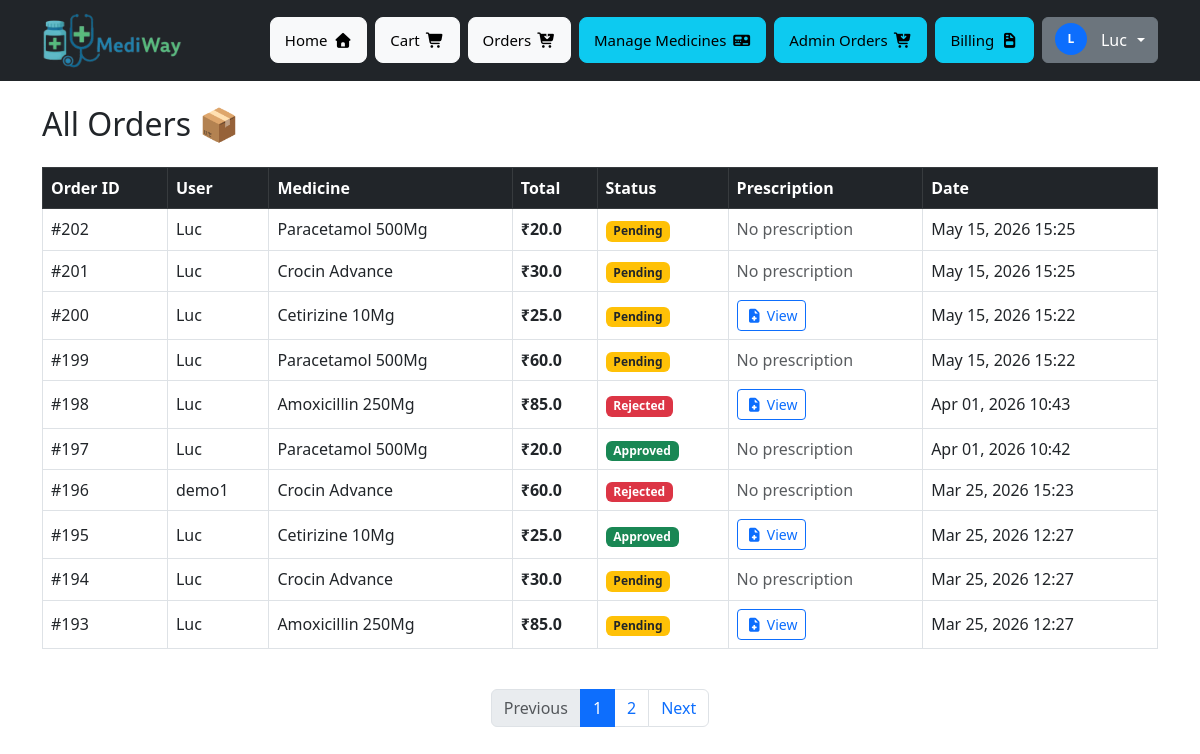
Page /admin-orders/ (signed in) on the earlier database version.
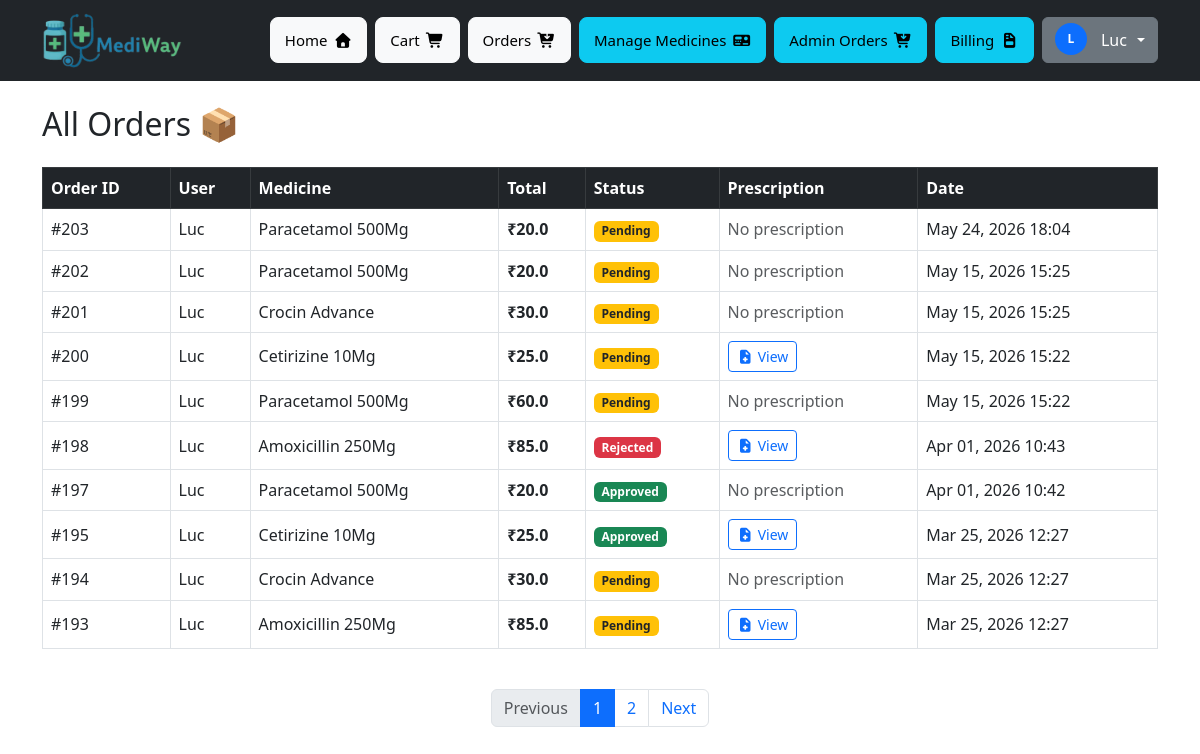
Same page on the later database version.
### core/models.py (models this page shows, shortened)
class Order(models.Model):
    STATUS_CHOICES = [
        ('pending', 'Pending'),
        ('approved', 'Approved'),
        ('rejected', 'Rejected'),
        ('shipped', 'Shipped'),
        ('delivered', 'Delivered'),
    ]
    PAYMENT_STATUS = [
        ('pending', 'Pending'),
        ('success', 'Success'),
        ('failed', 'Failed'),
    ]
    user = models.ForeignKey(User, on_delete=models.CASCADE)
    medicine = models.ForeignKey(Medicine, on_delete=models.CASCADE)
    quantity = models.IntegerField()
    prescription_file = models.FileField(upload_to='prescriptions/', null=True, blank=True)
    status = models.CharField(max_length=20, choices=STATUS_CHOICES, default='pending')
    payment_method = models.CharField(max_length=50, null=True, blank=True)
    payment_status = models.CharField(max_length=20, choices=PAYMENT_STATUS, default='pending')
    transaction_id = models.CharField(max_length=100, null=True, blank=True)
    razorpay_order_id = models.CharField(max_length=200, null=True, blank=True)
    razorpay_payment_id = models.CharField(max_length=200, null=True, blank=True)
    razorpay_signature = models.CharField(max_length=200, null=True, blank=True)
    created_at = models.DateTimeField(auto_now_add=True)
    updated_at = models.DateTimeField(auto_now=True)

class Medicine(models.Model):
    name = models.CharField(max_length=100)
    price = models.FloatField()
    company = models.CharField(max_length=100)
    size = models.CharField(max_length=50)
    image = models.CharField(max_length=255)
    requires_prescription = models.BooleanField(default=False)
    safety_warning = models.TextField(blank=True, null=True)

### core/views.py (the view)
def admin_orders(request):
    if not request.user.is_superuser:
        return redirect('/')
    orders = Order.objects.all().order_by('-created_at')
    for order in orders:
        order.total = order.quantity * order.medicine.price
    paginator = Paginator(orders, 10)
    page_number = request.GET.get('page')
    page_obj = paginator.get_page(page_number)
    return render(request, 'admin_orders.html', {'page_obj': page_obj})

### templates/admin_orders.html
{% extends 'base.html' %} {% block content %}
<h2 class="mb-4 text-center text-md-start">All Orders 📦</h2>
{% if page_obj and page_obj.object_list %}
<div class="table-responsive">
  <table class="table table-bordered table-hover align-middle">
    <thead class="table-dark">
      <tr>
        <th>Order ID</th>
        <th>User</th>
        <th>Medicine</th>
        <th>Total</th>
        <th>Status</th>
        <th>Prescription</th>
        <th>Date</th>
      </tr>
    </thead>
    <tbody>
      {% for order in page_obj %}
      <tr
        onclick="window.location='{% url 'admin_order_detail' order.id %}'"
        style="cursor: pointer"
      >
        <td>#{{ order.id }}</td>
        <td>{{ order.user.username }}</td>
        <td>{{ order.medicine.name }}</td>
        <td class="fw-bold">₹{{ order.total }}</td>
        <td>
          <span
            class="badge {% if order.status == 'pending' %} bg-warning text-dark {% elif order.status == 'approved' %} bg-success {% elif order.status == 'rejected' %} bg-danger {% elif order.status == 'shipped' %} bg-info text-dark {% elif order.status == 'delivered' %} bg-primary {% endif %}"
          >
            {{ order.get_status_display }}
          </span>
        </td>
        <td>
          {% if order.prescription_file %}
          <a
            href="{{ order.prescription_file.url }}"
            target="_blank"
            class="btn btn-sm btn-outline-primary"
            onclick="event.stopPropagation()"
          >
            <i class="fa-solid fa-file-medical"></i>
            View
          </a>
          {% else %}
          <span class="text-muted"> No prescription </span>
          {% endif %}
        </td>
        <td>{{ order.created_at|date:'M d, Y H:i' }}</td>
      </tr>
      {% empty %}
      <tr>
        <td colspan="7" class="text-center py-4">No orders found 📦</td>
      </tr>
      {% endfor %}
    </tbody>
  </table>
</div>
<nav aria-label="Page navigation" class="mt-4">
  <ul class="pagination justify-content-center flex-wrap">
    {% if page_obj.has_previous %}
    <li class="page-item">
      <a class="page-link" href="?page={{ page_obj.previous_page_number }}">
        Previous
      </a>
    </li>
    {% else %}
    <li class="page-item disabled">
      <span class="page-link"> Previous </span>
    </li>
    {% endif %}
    {% for num in page_obj.paginator.page_range %}
    <li class="page-item {% if page_obj.number == num %}active{% endif %}">
      {% if page_obj.number == num %}
      <span class="page-link">{{ num }}</span>
      {% endif %} {% if page_obj.number != num %}
      <a class="page-link" href="?page={{ num }}">{{ num }}</a>
      {% endif %}
    </li>
    {% endfor %}
    {% if page_obj.has_next %}
    <li class="page-item">
      <a class="page-link" href="?page={{ page_obj.next_page_number }}">
        Next
      </a>
    </li>
    {% else %}
    <li class="page-item disabled">
      <span class="page-link"> Next </span>
    </li>
    {% endif %}
  </ul>
</nav>
{% else %}
<div class="text-center mt-5">
  <h4>No orders found 📦</h4>
  <p class="text-muted">Admin order records will appear here.</p>
</div>
{% endif %} {% endblock %}

### templates/base.html (shortened to what this page needs)
{% load static %}
<!doctype html>
<html lang="en">
  <head>
    <link
      href="https://cdn.jsdelivr.net/npm/bootstrap@5.3.0/dist/css/bootstrap.min.css"
      rel="stylesheet"
    />
    <link
      rel="stylesheet"
      href="https://cdnjs.cloudflare.com/ajax/libs/font-awesome/4.7.0/css/font-awesome.min.css"
    />
    <link
      rel="stylesheet"
      href="https://cdnjs.cloudflare.com/ajax/libs/font-awesome/7.0.1/css/all.min.css"
    />
  </head>
  <body>
    <nav class="navbar navbar-expand-lg navbar-dark bg-dark no-print">
      <div class="container">
        <a class="navbar-brand d-flex align-items-center" href="/">
          <img src="{% static 'img/logo_.png' %}" alt="MediWay" class="me-2" />
        </a>
        <div class="collapse navbar-collapse" id="navbarContent">
          {% if user.is_authenticated %}
          <div
            class="d-flex flex-column flex-lg-row ms-lg-auto gap-2 mt-3 mt-lg-0"
          >
            <a class="btn btn-light nav-btn" href="/">
              Home
              <i class="fa fa-home"></i>
            </a>
            <a class="btn btn-light nav-btn" href="/cart/">
              Cart
              <i class="fa fa-shopping-cart"></i>
            </a>
            <a class="btn btn-light nav-btn" href="/orders/">
              Orders
              <i class="fa-solid fa-cart-arrow-down"></i>
            </a>
            {% if user.is_superuser %}
            <a class="btn btn-info nav-btn" href="/dashboard/">
              Manage Medicines
              <i class="fa-solid fa-tachograph-digital"></i>
            </a>
            <a class="btn btn-info nav-btn" href="/admin-orders/">
              Admin Orders
              <i class="fa-solid fa-cart-arrow-down"></i>
            </a>
            <a class="btn btn-info nav-btn" href="/billing/">
              Billing
              <i class="fa-solid fa-file-invoice"></i>
            </a>
            {% endif %}
            <div class="dropdown">
              <button
                class="btn btn-secondary dropdown-toggle d-flex align-items-center"
                type="button"
                data-bs-toggle="dropdown"
              >
                <span
                  class="badge bg-primary rounded-circle me-2"
                  style="
                    width: 32px;
                    height: 32px;
                    display: inline-flex;
                    align-items: center;
                    justify-content: center;
                  "
                >
                  {{ user.username|slice:":1"|upper }}
                </span>
                {{ user.username }}
              </button>
            </div>
          </div>
          {% endif %}
        </div>
      </div>
    </nav>
    <div class="container mt-4">{% block content %} {% endblock %}</div>
  </body>
</html>

### templates/base.html (style rules this page uses)
body { overflow-x: hidden; }
.navbar-brand img { max-height: 55px; width: auto; }
.nav-btn { white-space: nowrap; padding: 8px 14px; font-size: 15px; border-radius: 8px; }
.navbar .btn { display: flex; align-items: center; justify-content: center; gap: 6px; }

Differences in the rows shown:
removed Order: id "196", user.username "demo1", medicine.name "Crocin Advance", total "60.0", status "Rejected", prescription_file "No prescription", created_at "Mar 25, 2026 15:23"
added Order: id "203", user.username "Luc", medicine.name "Paracetamol 500Mg", total "20.0", status "Pending", prescription_file "No prescription", created_at "May 24, 2026 18:04"
